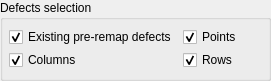
            <widget class="QGroupBox" name="grpDefectType">
             <property name="geometry">
              <rect>
               <x>10</x>
               <y>50</y>
               <width>271</width>
               <height>81</height>
              </rect>
             </property>
             <property name="title">
              <string>Defects selection</string>
             </property>
             <layout class="QGridLayout" name="gridLayout_4">
              <property name="leftMargin">
               <number>6</number>
              </property>
              <property name="topMargin">
               <number>6</number>
              </property>
              <property name="rightMargin">
               <number>6</number>
              </property>
              <property name="bottomMargin">
               <number>6</number>
              </property>
              <property name="horizontalSpacing">
               <number>6</number>
              </property>
              <property name="verticalSpacing">
               <number>2</number>
              </property>
              <item row="2" column="1">
               <widget class="QCheckBox" name="chkShowRows">
                <property name="toolTip">
                 <string>Selects defective rows (for display and remap)</string>
                </property>
                <property name="text">
                 <string>Rows</string>
                </property>
                <property name="checked">
                 <bool>true</bool>
                </property>
               </widget>
              </item>
              <item row="0" column="0">
               <widget class="QCheckBox" name="chkShowPreDefects">
                <property name="toolTip">
                 <string>Selects defects already present in .IF imager 
file before loading (for display and remap)</string>
                </property>
                <property name="text">
                 <string>Existing pre-remap defects</string>
                </property>
                <property name="checked">
                 <bool>true</bool>
                </property>
               </widget>
              </item>
              <item row="2" column="0">
               <widget class="QCheckBox" name="chkShowCols">
                <property name="toolTip">
                 <string>Selects defective columns (for display and remap)</string>
                </property>
                <property name="text">
                 <string>Columns</string>
                </property>
                <property name="checked">
                 <bool>true</bool>
                </property>
               </widget>
              </item>
              <item row="0" column="1">
               <widget class="QCheckBox" name="chkShowPoints">
                <property name="toolTip">
                 <string>Selects defective points (for display and remap)</string>
                </property>
                <property name="text">
                 <string>Points</string>
                </property>
                <property name="checked">
                 <bool>true</bool>
                </property>
               </widget>
              </item>
             </layout>
            </widget>
